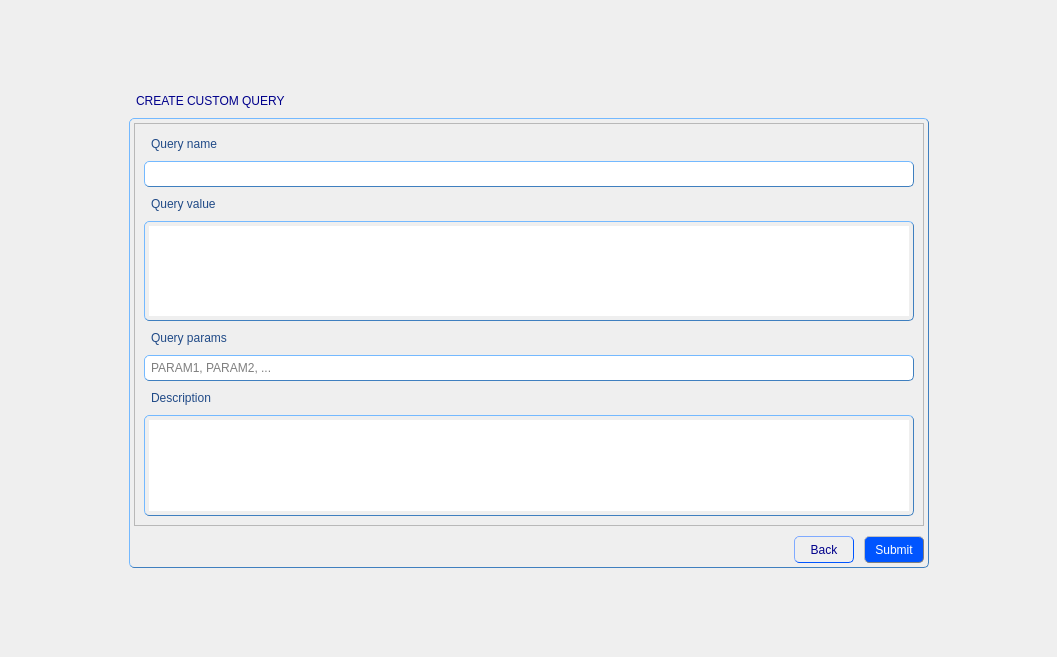
<?xml version="1.0" encoding="UTF-8"?>
<ui version="4.0">
 <class>CreateQueryForm</class>
 <widget class="BaseForm" name="CreateQueryForm">
  <property name="geometry">
   <rect>
    <x>0</x>
    <y>0</y>
    <width>1057</width>
    <height>657</height>
   </rect>
  </property>
  <property name="windowTitle">
   <string>Form</string>
  </property>
  <property name="styleSheet">
   <string notr="true">QPushButton {
               font: 10pt &quot;MS Shell Dlg 2&quot;;
              }

QPushButton:hover {
               color: blue;
               border: 1px solid grey;
               }

QPushButton:pressed {
               color:  darkblue;
               background: shadow;
               border-style: inset;
               }
QGroupBox {
               color: black;
               padding: 4px;
               border: 1px solid rgb(63, 127, 191); 
               border-radius: 5px;
               border-style: outset;
              }
QLabel {
               color: rgb(32, 74, 135);
               padding: 4px;
               border-radius: 5px;
               border-style: outset;
	           font: 11pt &quot;MS Shell Dlg 2&quot;;
              }
QLineEdit {
               color: black;
               padding: 4px;
               border: 1px solid rgb(63, 127, 191); 
               border-radius: 5px;
               border-style: outset;
	           font: 10pt &quot;MS Shell Dlg 2&quot;;
              }
QRadioButton {
               color: rgb(32, 74, 135);
               padding: 4px;
               border-radius: 5px;
               border-style: outset;
	           font: 11pt &quot;MS Shell Dlg 2&quot;;
              }
QPlainTextEdit {
               color: black;
               padding: 4px;
               border: 1px solid rgb(63, 127, 191); 
               border-radius: 5px;
               border-style: outset;
	           font: 10pt &quot;MS Shell Dlg 2&quot;;
              }
QComboBox {
			   color: black;
               padding: 4px;
               border: 1px solid rgb(63, 127, 191); 
               border-radius: 5px;
               border-style: outset;
               font: 9pt &quot;MS Shell Dlg 2&quot;;
			   background-color: rgb(255, 255, 255);
              }</string>
  </property>
  <layout class="QGridLayout" name="gridLayout_3">
   <item row="2" column="0">
    <spacer name="horizontalSpacer_2">
     <property name="orientation">
      <enum>Qt::Horizontal</enum>
     </property>
     <property name="sizeHint" stdset="0">
      <size>
       <width>40</width>
       <height>20</height>
      </size>
     </property>
    </spacer>
   </item>
   <item row="0" column="1">
    <spacer name="verticalSpacer_2">
     <property name="orientation">
      <enum>Qt::Vertical</enum>
     </property>
     <property name="sizeHint" stdset="0">
      <size>
       <width>20</width>
       <height>40</height>
      </size>
     </property>
    </spacer>
   </item>
   <item row="3" column="1">
    <spacer name="verticalSpacer_3">
     <property name="orientation">
      <enum>Qt::Vertical</enum>
     </property>
     <property name="sizeHint" stdset="0">
      <size>
       <width>20</width>
       <height>40</height>
      </size>
     </property>
    </spacer>
   </item>
   <item row="1" column="1">
    <widget class="QLabel" name="label">
     <property name="styleSheet">
      <string notr="true">QLabel {
               color: darkblue;
               padding: 4px;
               border-radius: 5px;
               border-style: outset;
	           font: 12pt &quot;MS Shell Dlg 2&quot;;
              }</string>
     </property>
     <property name="text">
      <string>CREATE CUSTOM QUERY</string>
     </property>
    </widget>
   </item>
   <item row="2" column="1">
    <widget class="QGroupBox" name="groupBox">
     <property name="sizePolicy">
      <sizepolicy hsizetype="Preferred" vsizetype="Preferred">
       <horstretch>0</horstretch>
       <verstretch>0</verstretch>
      </sizepolicy>
     </property>
     <property name="minimumSize">
      <size>
       <width>800</width>
       <height>450</height>
      </size>
     </property>
     <property name="maximumSize">
      <size>
       <width>700</width>
       <height>450</height>
      </size>
     </property>
     <property name="styleSheet">
      <string notr="true"/>
     </property>
     <property name="title">
      <string/>
     </property>
     <layout class="QGridLayout" name="gridLayout">
      <property name="leftMargin">
       <number>0</number>
      </property>
      <property name="topMargin">
       <number>0</number>
      </property>
      <property name="rightMargin">
       <number>0</number>
      </property>
      <property name="bottomMargin">
       <number>0</number>
      </property>
      <property name="spacing">
       <number>0</number>
      </property>
      <item row="3" column="0">
       <layout class="QHBoxLayout" name="horizontalLayout_4">
        <property name="spacing">
         <number>0</number>
        </property>
        <item>
         <spacer name="horizontalSpacer">
          <property name="orientation">
           <enum>Qt::Horizontal</enum>
          </property>
          <property name="sizeHint" stdset="0">
           <size>
            <width>40</width>
            <height>20</height>
           </size>
          </property>
         </spacer>
        </item>
        <item>
         <widget class="QToolButton" name="backButton">
          <property name="minimumSize">
           <size>
            <width>60</width>
            <height>0</height>
           </size>
          </property>
          <property name="styleSheet">
           <string notr="true">QToolButton {
                color: darkblue;
               padding: 4px;
               border: 1px solid rgb(0, 85, 255); 
               border-radius: 5px;
               border-style: outset;
               font: 10pt &quot;MS Shell Dlg 2&quot;;
              }

QToolButton:hover {
               color: white;
               border: 1px solid grey;
               background-color: rgb(0, 78, 235);
               }

QToolButton:pressed {
               color: rgb(0, 0, 197)
               background: shadow;
               border-style: inset;
               }</string>
          </property>
          <property name="text">
           <string>Back</string>
          </property>
         </widget>
        </item>
        <item>
         <spacer name="horizontalSpacer_6">
          <property name="orientation">
           <enum>Qt::Horizontal</enum>
          </property>
          <property name="sizeType">
           <enum>QSizePolicy::Minimum</enum>
          </property>
          <property name="sizeHint" stdset="0">
           <size>
            <width>10</width>
            <height>20</height>
           </size>
          </property>
         </spacer>
        </item>
        <item>
         <widget class="QToolButton" name="submitButton">
          <property name="minimumSize">
           <size>
            <width>60</width>
            <height>0</height>
           </size>
          </property>
          <property name="styleSheet">
           <string notr="true">QToolButton {
               color: white;
               padding: 4px;
               border: 1px solid grey; 
               border-radius: 5px;
               border-style: outset;
               max-width: 120px;
               background-color: rgb(0, 85, 255);
               font: 10pt &quot;MS Shell Dlg 2&quot;;
              }

QToolButton:hover {
               color: darkblue;
               border: 1px solid grey;
               background-color: rgb(255, 255, 255);
               }

QToolButton:pressed {
               color: rgb(0, 0, 197)
               background: shadow;
               border-style: inset;
			    background-color: rgb(0, 78, 235);
               }</string>
          </property>
          <property name="text">
           <string>Submit</string>
          </property>
         </widget>
        </item>
       </layout>
      </item>
      <item row="1" column="0">
       <widget class="QScrollArea" name="scrollArea">
        <property name="styleSheet">
         <string notr="true"/>
        </property>
        <property name="verticalScrollBarPolicy">
         <enum>Qt::ScrollBarAlwaysOff</enum>
        </property>
        <property name="horizontalScrollBarPolicy">
         <enum>Qt::ScrollBarAlwaysOff</enum>
        </property>
        <property name="widgetResizable">
         <bool>true</bool>
        </property>
        <widget class="QWidget" name="scrollAreaWidgetContents">
         <property name="geometry">
          <rect>
           <x>0</x>
           <y>0</y>
           <width>788</width>
           <height>408</height>
          </rect>
         </property>
         <layout class="QGridLayout" name="gridLayout_2">
          <item row="0" column="0">
           <widget class="QLabel" name="label_2">
            <property name="text">
             <string>Query name</string>
            </property>
           </widget>
          </item>
          <item row="1" column="0">
           <widget class="QLineEdit" name="nameLine"/>
          </item>
          <item row="2" column="0">
           <widget class="QLabel" name="label_4">
            <property name="text">
             <string>Query value</string>
            </property>
           </widget>
          </item>
          <item row="4" column="0">
           <widget class="QLabel" name="label_3">
            <property name="text">
             <string>Query params</string>
            </property>
           </widget>
          </item>
          <item row="5" column="0">
           <widget class="QLineEdit" name="paramline">
            <property name="placeholderText">
             <string>PARAM1, PARAM2, ...</string>
            </property>
           </widget>
          </item>
          <item row="6" column="0">
           <widget class="QLabel" name="label_5">
            <property name="text">
             <string>Description</string>
            </property>
           </widget>
          </item>
          <item row="3" column="0">
           <widget class="QPlainTextEdit" name="valueEdit"/>
          </item>
          <item row="7" column="0">
           <widget class="QPlainTextEdit" name="descrEdit"/>
          </item>
         </layout>
        </widget>
       </widget>
      </item>
      <item row="2" column="0">
       <spacer name="verticalSpacer">
        <property name="orientation">
         <enum>Qt::Vertical</enum>
        </property>
        <property name="sizeType">
         <enum>QSizePolicy::Maximum</enum>
        </property>
        <property name="sizeHint" stdset="0">
         <size>
          <width>20</width>
          <height>10</height>
         </size>
        </property>
       </spacer>
      </item>
     </layout>
    </widget>
   </item>
   <item row="2" column="2">
    <spacer name="horizontalSpacer_3">
     <property name="orientation">
      <enum>Qt::Horizontal</enum>
     </property>
     <property name="sizeHint" stdset="0">
      <size>
       <width>40</width>
       <height>20</height>
      </size>
     </property>
    </spacer>
   </item>
  </layout>
 </widget>
 <customwidgets>
  <customwidget>
   <class>BaseForm</class>
   <extends>QWidget</extends>
   <header>BaseForm.h</header>
   <container>1</container>
  </customwidget>
 </customwidgets>
 <resources/>
 <connections/>
</ui>
